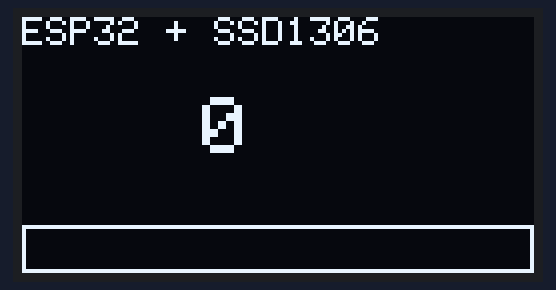
Simulated run of this sketch. Board: ESP32. On the bench: 128×64 one-colour display. What the sketch prints to the serial monitor is not drawn.

Above: at 0.18 s.
At 5.11 s:
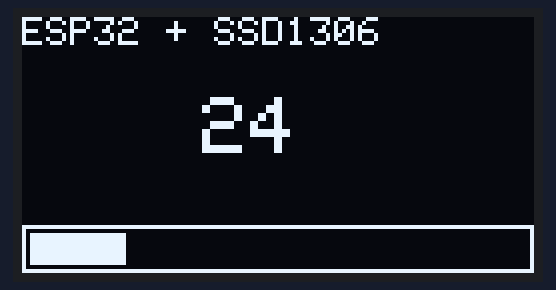
At 10.05 s:
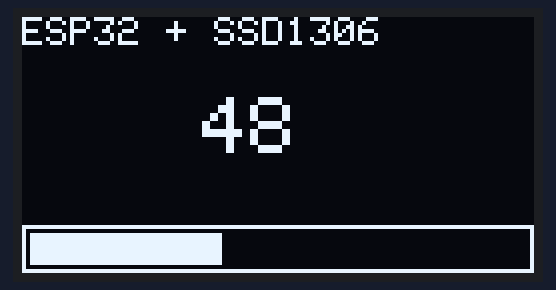
At 19.92 s:
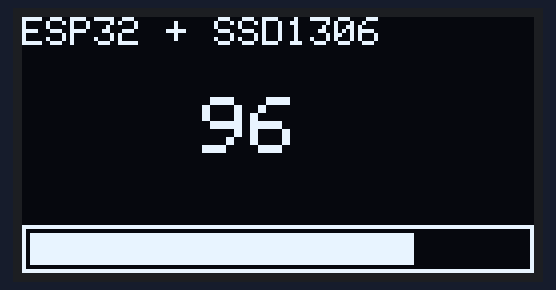
At 29.79 s:
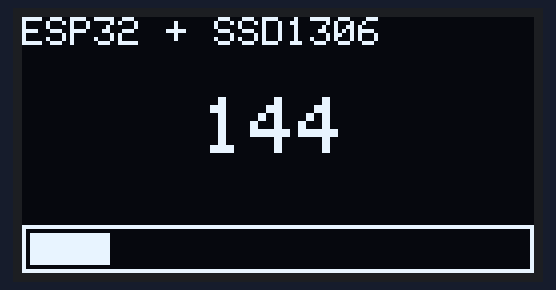
At 39.88 s:
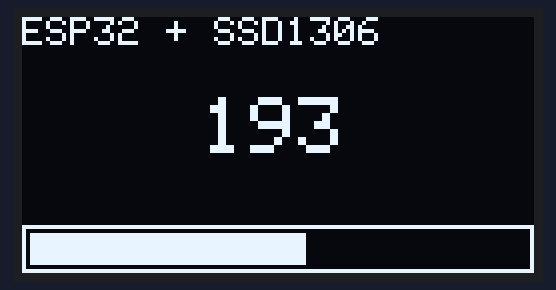

The sketch:

SSD1306.ino
```cpp
#include <Wire.h>
#include <Adafruit_GFX.h>
#include <Adafruit_SSD1306.h>

// OLED dimensions
#define SCREEN_WIDTH 128
#define SCREEN_HEIGHT 64

// Reset pin (-1 = no reset pin)
#define OLED_RESET    -1

// Custom I2C pins
#define SDA_PIN 27
#define SCL_PIN 22

// Create display object
Adafruit_SSD1306 display(SCREEN_WIDTH, SCREEN_HEIGHT, &Wire, OLED_RESET);

void setup() {
  Serial.begin(115200);

  // Initialize I2C with custom pins
  Wire.begin(SDA_PIN, SCL_PIN);

  // Initialize the OLED
  if(!display.begin(SSD1306_SWITCHCAPVCC, 0x3C)) {
    Serial.println(F("SSD1306 allocation failed"));
    for(;;);
  }

  display.clearDisplay();
  display.setTextColor(SSD1306_WHITE);
  display.setTextWrap(true);

  // Welcome message
  display.setTextSize(2);
  display.setCursor(15, 8);
  display.println("ESP32");

  display.setTextSize(1);
  display.setCursor(5, 35);
  display.println("SDA:27  SCL:22");

  display.setCursor(10, 50);
  display.println("OLED Ready!");

  display.display();

  Serial.println("OLED initialized on custom pins (SDA=27, SCL=22)");
}

void loop() {
  static int counter = 0;

  display.clearDisplay();

  display.setTextSize(1);
  display.setCursor(0, 0);
  display.println("ESP32 + SSD1306");

  display.setTextSize(2);
  display.setCursor(45, 20);
  display.print(counter);

  // Progress bar
  display.drawRect(0, 52, 128, 12, SSD1306_WHITE);
  display.fillRect(2, 54, (counter % 124), 8, SSD1306_WHITE);

  display.display();

  counter++;
  delay(180);
}
```
